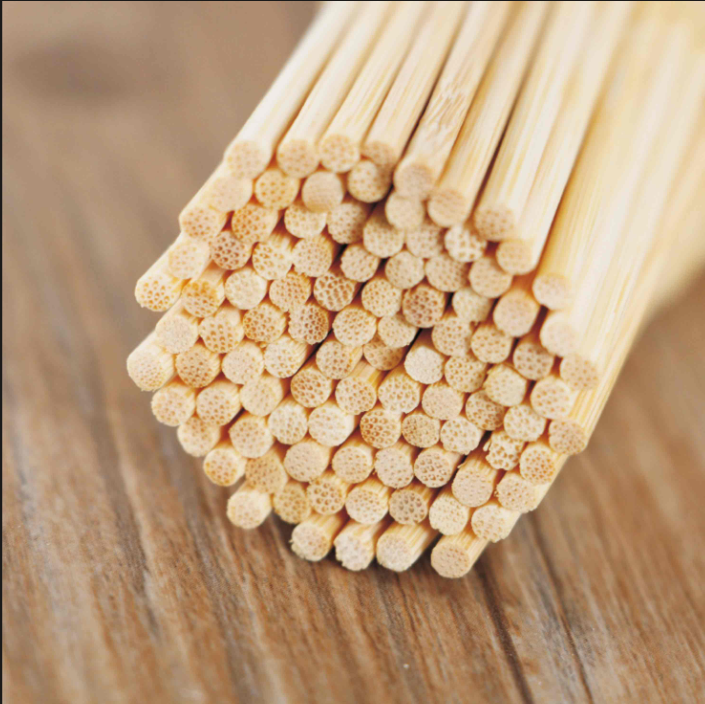
#> input picture samples/user_bamboo.png, 705 x 704 px
$ python -i closeup_rod_counter.py   (imports and definitions only)
#> lines starting #> are read from the running program, lines starting #| are printed output that depends on the picture; after the words box and inside, x2 and y2 are one past the last pixel; in counts of white or black regions, pixels touching at a corner belong together
#> further down, picture is the input picture: shape (704, 705, 3); mean B, G, R 127.2, 161.1, 192.5
"""Restricted visible rod end-face candidates; image pixels only, CPU.

This is not whole-rod or hidden-total counting. It requires compact contrasting
terminal faces, a common long-axis direction, and brown shaft evidence preceding
each face. Printed patches midway down a continuing shaft are rejected. Boxed,
all-wood, crossing and non-contrasting end faces remain unsupported.
"""
import time
import cv2
import numpy as np


def _read_regions(mask, minimum_area):
    n, lab, stats, _ = cv2.connectedComponentsWithStats(mask.astype('uint8'))
    regions=[]
    for k in range(1,n):
        if stats[k,4] < minimum_area: continue
        y,x=np.where(lab==k)
        short,long=sorted(cv2.minAreaRect(np.column_stack([x,y]).astype('float32'))[1])
        if long/max(short,1)>6: continue
        distance=cv2.distanceTransform((lab==k).astype('uint8'),cv2.DIST_L2,5)
        radius=float(distance.max())
        if radius<3: continue
        levels=[]
        for fraction in (.25,.35,.45,.55,.65):
            _,_,ss,cc=cv2.connectedComponentsWithStats((distance>fraction*radius).astype('uint8'))
            cores=[(s,c) for s,c in zip(ss[1:],cc[1:]) if s[4]>max(10,minimum_area*.15)]
            levels.append(cores)
        # Never silently drop a compact face whose split is unstable: doing so
        # can report a confident subtotal after JPEG holes split just one core.
        if len(set(len(c) for c in levels))!=1 or not levels[0] or len(levels[0])>8:
            return None
        reference=levels[2]
        for level in levels:
            distances=np.linalg.norm(np.array([c for _,c in level])[:,None,:]-np.array([c for _,c in reference])[None,:,:],axis=2)
            matches=np.argmin(distances,axis=1)
            # Matching must be one-to-one, so two cores cannot track the same
            # reference while another reference silently loses support.
            if len(set(matches.tolist()))!=len(reference) or np.max(distances[np.arange(len(level)),matches])>radius*.65:
                return None
        for _,center in reference:
            regions.append(dict(center=center,radius=radius,core_support_levels=len(levels)))
    return regions


def detect_closeup_rods(image):
    """Return candidate points/meta, or None; never infer obscured total rods."""
    started=time.perf_counter()
    if not isinstance(image,np.ndarray) or image.dtype!=np.uint8 or image.ndim!=3 or image.shape[2]!=3:
        raise ValueError('Expected uint8 BGR pixels')
    original_h,original_w=image.shape[:2]
#> original_h = 704; original_w = 705
    scale=min(1.,1400/max(original_h,original_w))
#> scale = 1
    if scale<1:image=cv2.resize(image,None,fx=scale,fy=scale,interpolation=cv2.INTER_AREA)
    h,w=image.shape[:2]
#> h = 704; w = 705
    hsv=cv2.cvtColor(image,cv2.COLOR_BGR2HSV);H,S,V=cv2.split(hsv)
#> after `hsv = cv2.cvtColor(image, cv2.COLOR_BGR2HSV)`: hsv: shape (704, 705, 3); mean H, S, V 15.9, 90.2, 192.5
#> after `H, S, V = cv2.split(hsv)`:
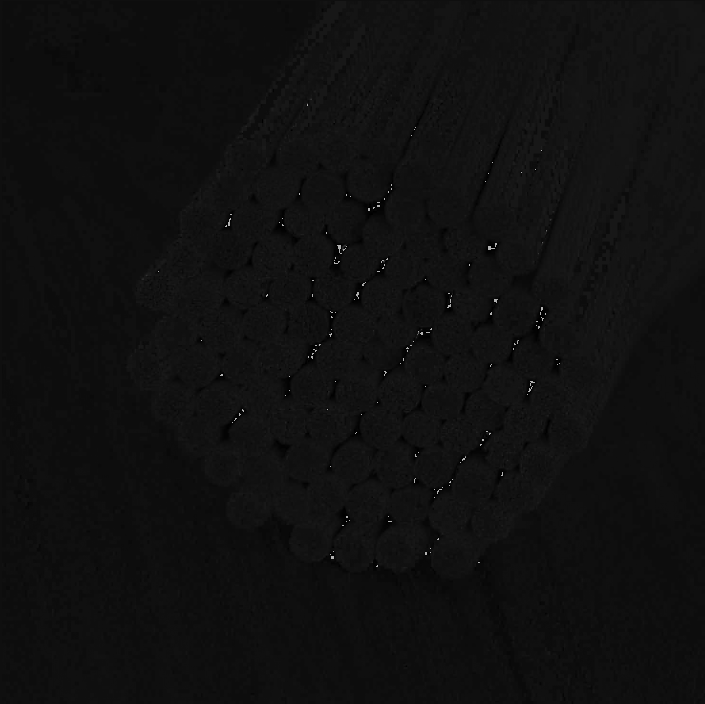
#> H: shape (704, 705); min 0, max 179, mean 15.9
#> after `H, S, V = cv2.split(hsv)`:
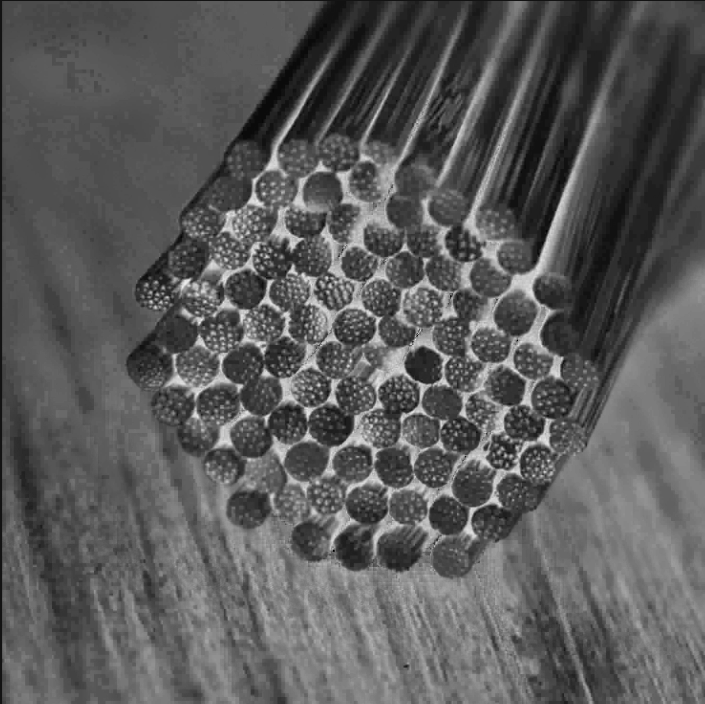
#> S: shape (704, 705); min 0, max 241, mean 90.2
#> after `H, S, V = cv2.split(hsv)`:
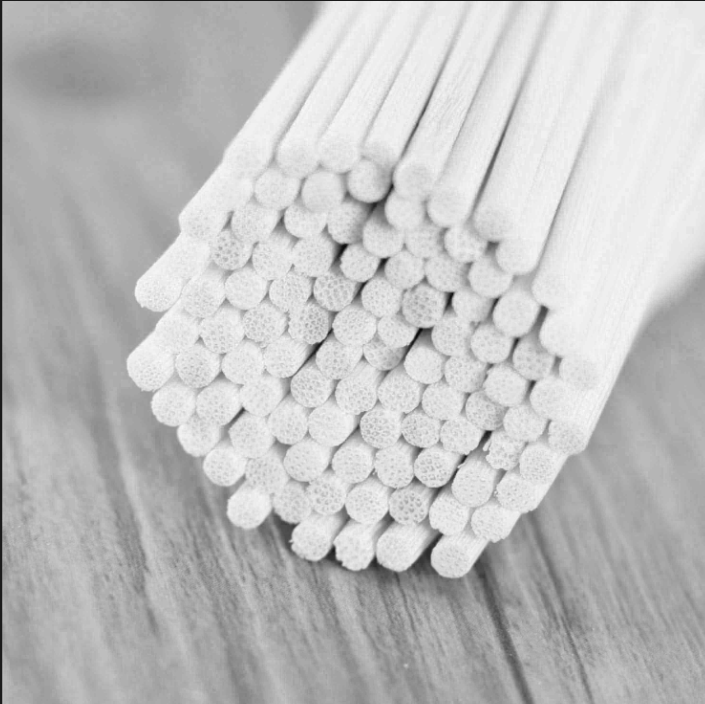
#> V: shape (704, 705); min 9, max 250, mean 192.5
    lab=cv2.cvtColor(image,cv2.COLOR_BGR2LAB)
#> lab: shape (704, 705, 3); mean of channels 0, 1, 2 173.6, 135.2, 150.3
    # Warm brown shafts need a clearly contrasting terminal face. Both paint
    # and dark/cool faces are supported; no stored sample templates are used.
    face=(((H>150)&(S>70)&(V>80))|((lab[:,:,2]<134)&(V<150)&(S<100))).astype('uint8')
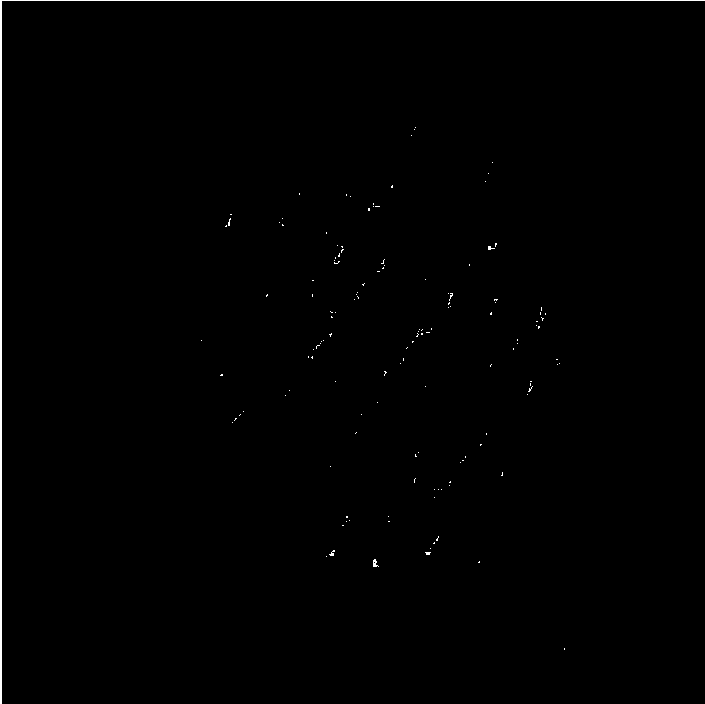
#> face: shape (704, 705); values 0 (black) and 1 (white), 0.51% white; 138 white regions (136 under 20 px), largest, box (x1, y1, x2, y2) and area: (0, 0, 705, 704) 2111, (373, 559, 379, 567) 28
    regions=_read_regions(face,h*w*.00015)
#> in _read_regions, `n, lab, stats, _ = cv2.connectedComponentsWithStats(mask.astype('uint8..`: lab: shape (704, 705) int32; 139 distinct labels, from 0 to 138
#> in _read_regions, `n, lab, stats, _ = cv2.connectedComponentsWithStats(mask.astype('uint8..`: n = 139; stats = 139 rows, first 6: [2, 1, 703, 703, 493779], [0, 0, 705, 704, 2111], [415, 127, 1, 1, 1], [414, 129, 1, 1, 1], [411, 135, 1, 1, 1], [492, 162, 1, 1, 1]
#> the loop in _read_regions, `for k in range(1,n):` made 138 passes
#> (short, long, radius) on pass 1: (703, 704, 2.2)
#> after the loop in _read_regions, `for k in range(1,n):`: regions = []
#> regions = []
    if not regions or len(regions)>32:return None
    warm=((H>=2)&(H<=40)&(S>65)&(V>65)&(V<246))
    gray=cv2.cvtColor(image,cv2.COLOR_BGR2GRAY)
    lines=cv2.HoughLinesP(cv2.Canny(gray,40,110),1,np.pi/180,50,minLineLength=max(45,min(h,w)*.18),maxLineGap=15)
    if lines is None:return None
    vectors=[];angles=[];weights=[]
    for line in lines[:,0]:
        a=line[:2].astype(float);b=line[2:].astype(float);v=b-a;length=float(np.linalg.norm(v));v/=length
        angle=np.arctan2(v[1],v[0])%np.pi
        vectors.append((a,b,v,length,angle));angles.append(angle);weights.append(length)
    bins=np.linspace(0,np.pi,37)
    hist,_=np.histogram(angles,bins,weights=weights)
    dominant=(bins[int(np.argmax(hist))]+bins[int(np.argmax(hist))+1])/2
    def angle_distance(a,b):return abs((a-b+np.pi/2)%np.pi-np.pi/2)
    candidates=[]
    for region in regions:
        c=region['center'];r=region['radius'];options=[]
        for a,b,v,length,angle in vectors:
            if angle_distance(angle,dominant)>np.deg2rad(20) or length<4*r:continue
            cross=abs(v[0]*(c-a)[1]-v[1]*(c-a)[0])
            if cross>1.7*r or min(np.linalg.norm(c-a),np.linalg.norm(c-b))>12*r:continue
            v=v.copy()
            if np.dot(c-(a+b)/2,v)<0:v=-v
            def support(sign,lo,hi,n):
                pos=c+sign*np.linspace(lo*r,hi*r,n)[:,None]*v
                valid=(pos[:,0]>=0)&(pos[:,0]<w)&(pos[:,1]>=0)&(pos[:,1]<h)
                if valid.mean()<.7:return None
                pos=pos[valid].astype(int)
                return float(warm[pos[:,1],pos[:,0]].mean())
            before=support(-1,2.5,10,30);after=support(1,1.3,2.7,16)
            if before is None or after is None:continue
            if before<.85 or after>.72 or before-after<.27:continue
            options.append((before-after,before,after,v))
        if not options:continue
        _,before,after,direction=max(options,key=lambda v:v[0])
        region.update(direction=direction,shaft_support=before,post_end_shaft_support=after)
        candidates.append(region)
    # Accept only the entire eligible compact-face set, not a convenient subset.
    # An unsupported nearby face signals unresolved separation or a false patch.
    if not candidates or len(candidates)!=len(regions):return None
    if len(candidates)>1:
        rs=np.array([x['radius'] for x in candidates])
        if rs.max()/rs.min()>2:return None
        # Different perspective angles invalidate direct projections; use common
        # axis to establish one terminal band rather than two ends per shaft.
        common=np.array([np.cos(dominant),np.sin(dominant)])
        p=np.array([np.dot(x['center'],common) for x in candidates])
        if np.ptp(p)>np.median(rs)*6:return None
    candidates.sort(key=lambda c:(float(c['center'][0]),float(c['center'][1])))
    points=[]
    for c in candidates:
        center=c['center'];end=center-c['direction']*c['radius']*6
        points.append(dict(x=round(float(center[0])/scale,2),y=round(float(center[1])/scale,2),r=round(c['radius']*.4/scale,2),
            segment=[[round(float(v)/scale,2) for v in end],[round(float(v)/scale,2) for v in center]]))
    points.sort(key=lambda p:(p['x'],p['y']))
    return points,dict(framework='CloseupRodTerminalFaces',device='cpu',category='laid_rods',detected_category='laid_rods',
        prediction_valid=True,diagnosis='visible_end_candidates',count_kind='visible_rod_candidates',count_unit='visible_terminal_face_candidate',
        count_is_total=False,review_required=True,manual_exemplars=False,mode='compact_terminal_face_and_shaft_support',
        user_message='按清晰可见的端面统计筷子候选；上端或部分杆身未完整入镜，不能据此判断整盒或遮挡部分的总数量，请核对标记。',
        elapsed_seconds=round(time.perf_counter()-started,4),processing_scale=scale,
        candidate_evidence=[dict(shaft_support=round(c['shaft_support'],3),post_end_shaft_support=round(c['post_end_shaft_support'],3),
            core_support_levels=c['core_support_levels'],radius=round(c['radius']/scale,2)) for c in candidates],
        limitation='Restricted contrasting terminal faces backed by brown shafts; candidate visible rods only. Cropped or hidden ends and shafts do not establish a full bundle total. Paint patches, wooden trays, shadows and touching faces can remain ambiguous.')

>>> import cv2
>>> picture = cv2.imread('samples/user_bamboo.png')
>>> result = detect_closeup_rods(picture)
